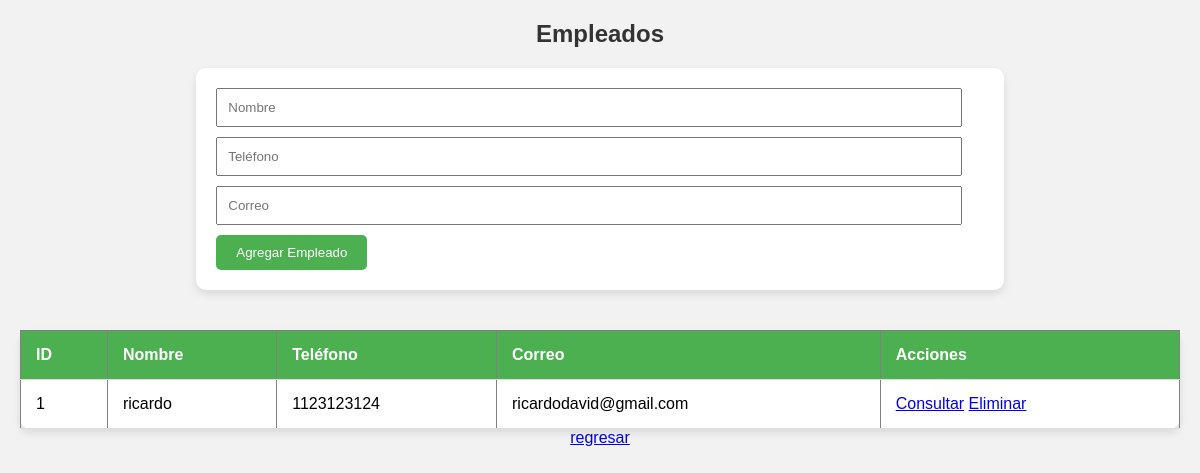
Page /vistas/empleados.php on the committed database.
### tables this page shows
CREATE TABLE `empleados` (
  `id` int(11) NOT NULL,
  `nombre` varchar(255) NOT NULL,
  `celular` varchar(255) NOT NULL,
  `correo` varchar(255) NOT NULL,
  `habilitado` tinyint(1) DEFAULT 1
);

### modelos/Conexion.php (called while the page is built, shortened)
<?php
class Conexion {
    private $host;
    private $usuario;
    private $contrasena;
    private $nombreDB;
    private $conexion;
    public function __construct($host, $usuario, $contrasena, $nombreDB) {
        $this->host = $host;
        $this->usuario = $usuario;
        $this->contrasena = $contrasena;
        $this->nombreDB = $nombreDB;
    }
    public function query($sql) {
        return $this->conexion->query($sql);
    }
    public function conectar() {
        $this->conexion = new mysqli($this->host, $this->usuario, $this->contrasena, $this->nombreDB);
        return true;
    }
}
$conexion = new Conexion("localhost", "root", "", "veterinariaprime");
?>

### modelos/Empleado.php (called while the page is built, shortened)
<?php
include_once 'Conexion.php';
class EmpleadoModel {
    private $conexion;
    public function __construct($conexion) {
        $this->conexion = $conexion;
    }
    public function obtenerEmpleados() {
        $query = "SELECT * FROM empleados where habilitado = '1'";
        $query_resultado = $this->conexion->query($query);
        $empleados = array();
        while ($fila = $query_resultado->fetch_assoc()) {
            $empleados[] = $fila;
        }
        return $empleados;
    }
}
$emp_modelo = new EmpleadoModel($conexion);
?>

### controladores/Empleado.php (called while the page is built, shortened)
<?php
include_once '../modelos/Empleado.php';
class EmpleadoController {
    private $modelo;
    public function __construct() {
        global $emp_modelo;
        $this->modelo = $emp_modelo;
    }
    public function mostrarEmpleados(){
        return $this->modelo->obtenerEmpleados();
    }
}
$controlador_emp = new EmpleadoController();
?>

### vistas/empleados.php (the view, shortened to what this page needs)
<?php
include '../controladores/Empleado.php';
$empleados = $controlador_emp->mostrarEmpleados();
?>
<!DOCTYPE html>
<html lang="en">
<head>
</head>
<body>
<h2>Empleados</h2>
    <form  method="post">
        <input type="text" placeholder="Nombre" value="<?php echo isset($empleadoConsulta) ? $empleadoConsulta["nombre"] : ""; ?>" name="emp_nombre" required>
        <input type="text" placeholder="Teléfono" value="<?php echo isset($empleadoConsulta) ? $empleadoConsulta["celular"] : ""; ?>" name="emp_celular" required>
        <input type="email" placeholder="Correo" value="<?php echo isset($empleadoConsulta) ? $empleadoConsulta["correo"] : ""; ?>" name="emp_correo">
        <button type="submit"><?php echo isset($empleadoConsulta) ? "Modificar Empleado" : "Agregar Empleado"; ?></button>
    </form>
    <table border="1">
            <tr>
                <th>ID</th>
                <th>Nombre</th>
                <th>Teléfono</th>
                <th>Correo</th>
                <th>Acciones</th>
            </tr>
            <?php foreach ($empleados as $empleado): ?>
                <tr>
                    <td><?php echo $empleado['id'] ?></td>
                    <td><?php echo $empleado['nombre'] ?></td>
                    <td><?php echo $empleado['celular'] ?></td>
                    <td><?php echo $empleado['correo'] ?></td>
                    <td >
                        <a href="?consultar=<?php echo $empleado['id']; ?>">Consultar</a>
                        <a href="?eliminar=<?php echo $empleado['id']; ?>" onclick="return confirm('¿Estás seguro?')">Eliminar</a>
                    </td>
                </tr>
            <?php endforeach; ?>
    </table>
    <a href="http://localhost/parcial-final">regresar</a>
</body>
</html>

### vistas/empleados.php (style rules this page uses)
body { font-family: 'Arial', sans-serif; background-color: #f2f2f2; margin: 20px; text-align: center; }
h2 { color: #333; }
form { background-color: #fff; border-radius: 10px; box-shadow: 0 4px 8px rgba(0, 0, 0, 0.1); padding: 20px; margin-bottom: 20px; display: inline-block; text-align: left; }
form input { width: calc(100% - 22px); padding: 10px; margin-bottom: 10px; box-sizing: border-box; }
form button { background-color: #4CAF50; color: #fff; padding: 10px 20px; border: none; border-radius: 5px; cursor: pointer; }
table { width: 100%; border-collapse: collapse; background-color: #fff; border-radius: 10px; box-shadow: 0 4px 8px rgba(0, 0, 0, 0.1); margin-top: 20px; }
th, td { padding: 15px; text-align: left; border-bottom: 1px solid #ddd; }
th { background-color: #4CAF50; color: #fff; }

### rows in the picture
empleados: id "1", nombre "ricardo", celular "1123123124", correo "ricardodavid@gmail.com"
